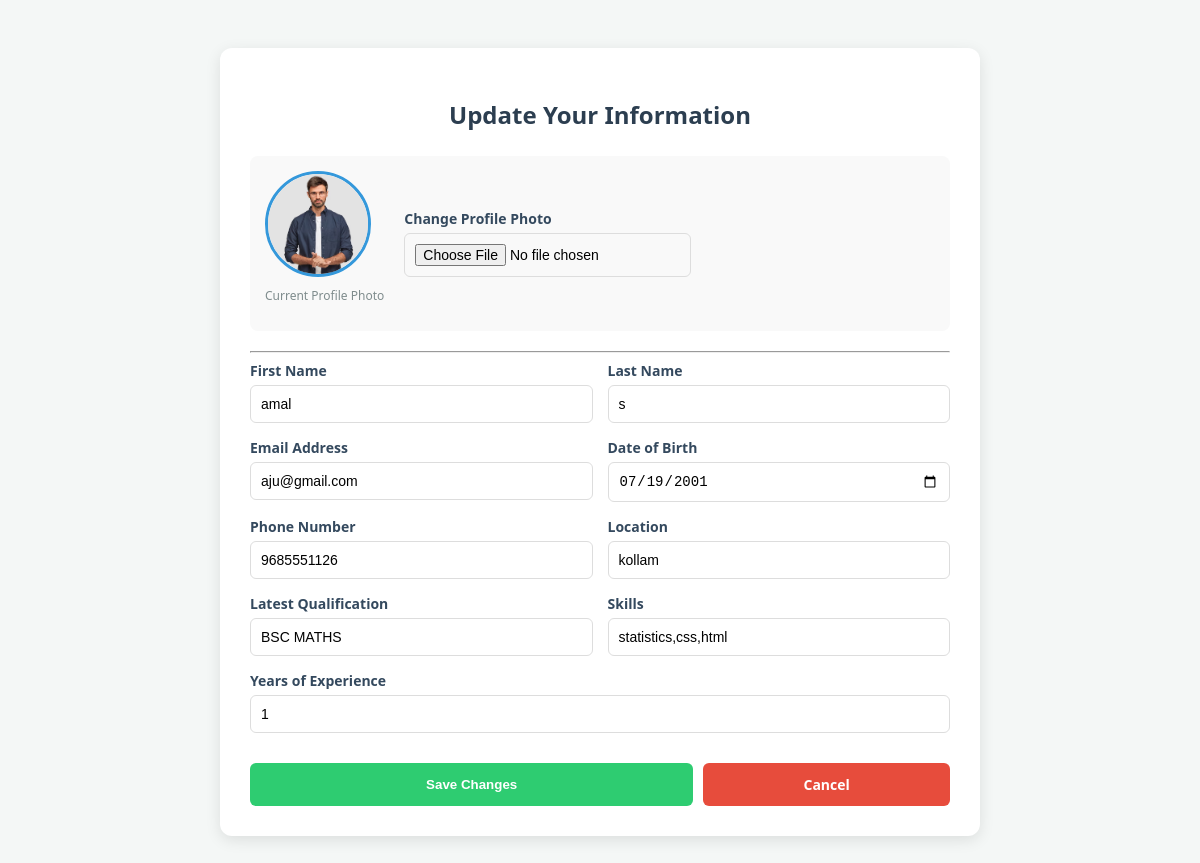
/view_resume_user_edit/1/, run on the app's committed database.
### final_app/models.py (models this page shows, shortened)
class detail_of_jobseeker(models.Model):
     user = models.OneToOneField(User, on_delete=models.CASCADE, null=True)
     f_name=models.CharField(max_length=200)
     l_name=models.CharField(max_length=200)
     email=models.EmailField()
     dob=models.DateField(null=True, blank=True)
     phonenumber=models.IntegerField(null=True, blank=True)
     location=models.CharField(max_length=200)
     lat_quali=models.CharField(max_length=200)
     skill=models.CharField(max_length=200)
     year_of_exp=models.IntegerField(null=True, blank=True)
     img=models.ImageField(upload_to="image/",null=True)

### final_app/views.py (the view)
# urls.py: path('view_resume_user_edit/<int:pk>/',views.view_resume_user_edit,name='view_resume_user_edit'),
def view_resume_user_edit (request,pk):
    us=detail_of_jobseeker.objects.get(id=pk)
    return render(request,'view_resume_user_edit.html',{'a':us})

### final_app/templates/view_resume_user_edit.html (shortened to what this page needs)
<!DOCTYPE html>
<html lang="en">
<head>
    {% load static %}
    <link rel="stylesheet" href="{% static 'css/view_resume_user_edit.css' %}">
</head>
<body>
    <div class="edit-container">
        <h2>Update Your Information</h2>
        <form action="{% url 'view_resume_user_edit_load' a.id %}" method="post" enctype="multipart/form-data">
            <div class="image-upload-section">
                {% if a.img %}
                    <div class="current-img-wrapper">
                        <img src="{{ a.img.url }}" alt="Profile Photo">
                        <p>Current Profile Photo</p>
                    </div>
                {% endif %}
                <div class="form-group">
                    <label for="image">Change Profile Photo</label>
                    <input type="file" name="image" id="image">
                </div>
            </div>
            <hr>
            <div class="form-grid">
                <div class="form-group">
                    <label>First Name</label>
                    <input type="text" name="fname" value="{{a.f_name}}">
                </div>
                <div class="form-group">
                    <label>Last Name</label>
                    <input type="text" name="lname" value="{{a.l_name}}">
                </div>
                <div class="form-group">
                    <label>Email Address</label>
                    <input type="email" name="email" value="{{a.email}}">
                </div>
                <div class="form-group">
                    <label>Date of Birth</label>
                    <input type="date" name="dob" value="{{ a.dob|date:'Y-m-d' }}">
                </div>
                <div class="form-group">
                    <label>Phone Number</label>
                    <input type="text" name="phnum" value="{{a.phonenumber}}">
                </div>
                <div class="form-group">
                    <label>Location</label>
                    <input type="text" name="loc" value="{{a.location}}">
                </div>
                <div class="form-group">
                    <label>Latest Qualification</label>
                    <input type="text" name="qua" value="{{a.lat_quali}}">
                </div>
                <div class="form-group">
                    <label>Skills</label>
                    <input type="text" name="skill" value="{{a.skill}}">
                </div>
                <div class="form-group full-width">
                    <label>Years of Experience</label>
                    <input type="text" name="yofexp" value="{{a.year_of_exp}}">
                </div>
            </div>
            <div class="button-group">
                <button type="submit" class="btn-save">Save Changes</button>
                <a href="{% url 'view_resume_user' %}" class="btn-cancel">Cancel</a>
            </div>
        </form>
    </div>
</body>
</html>

### static/css/view_resume_user_edit.css (style rules this page uses)
body { background-color: #f4f7f6; font-family: 'Segoe UI', Tahoma, Geneva, Verdana, sans-serif; display: flex; justify-content: center; padding: 40px 20px; }
.edit-container { background: white; padding: 30px; border-radius: 12px; box-shadow: 0 4px 15px rgba(0,0,0,0.1); max-width: 700px; width: 100%; }
h2 { color: #2c3e50; margin-bottom: 25px; text-align: center; }
.image-upload-section { display: flex; align-items: center; gap: 20px; margin-bottom: 20px; background: #f9f9f9; padding: 15px; border-radius: 8px; }
.current-img-wrapper img { width: 100px; height: 100px; object-fit: cover; border-radius: 50%; border: 3px solid #3498db; }
.current-img-wrapper p { font-size: 12px; color: #7f8c8d; text-align: center; margin-top: 5px; }
.form-grid { display: grid; grid-template-columns: 1fr 1fr; gap: 15px; }
.form-group { display: flex; flex-direction: column; }
.form-group label { font-size: 14px; font-weight: 600; margin-bottom: 5px; color: #34495e; }
.form-group input { padding: 10px; border: 1px solid #ddd; border-radius: 6px; font-size: 14px; }
.full-width { grid-column: span 2; }
.button-group { margin-top: 30px; display: flex; gap: 10px; }
.btn-save { background-color: #2ecc71; color: white; border: none; padding: 12px 25px; border-radius: 6px; cursor: pointer; font-weight: bold; flex: 2; transition: 0.3s; }
.btn-cancel { background-color: #e74c3c; color: white; text-decoration: none; padding: 12px 25px; border-radius: 6px; text-align: center; flex: 1; font-size: 14px; font-weight: bold; }

### data on the page
detail_of_jobseeker: img (picture), fname "amal", lname "s", email "aju@gmail.com", dob "07/19/2001", phnum "9685551126", loc "kollam", qua "BSC MATHS", skill "statistics,css,html", yofexp "1"
